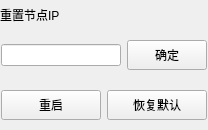
                <widget class="QWidget" name="widget_30" native="true">
                 <property name="minimumSize">
                  <size>
                   <width>0</width>
                   <height>130</height>
                  </size>
                 </property>
                 <layout class="QVBoxLayout" name="verticalLayout_7">
                  <property name="spacing">
                   <number>0</number>
                  </property>
                  <property name="leftMargin">
                   <number>0</number>
                  </property>
                  <property name="topMargin">
                   <number>0</number>
                  </property>
                  <property name="rightMargin">
                   <number>0</number>
                  </property>
                  <property name="bottomMargin">
                   <number>0</number>
                  </property>
                  <item>
                   <widget class="QWidget" name="widget_28" native="true">
                    <property name="minimumSize">
                     <size>
                      <width>0</width>
                      <height>30</height>
                     </size>
                    </property>
                    <property name="maximumSize">
                     <size>
                      <width>16777215</width>
                      <height>10000</height>
                     </size>
                    </property>
                    <layout class="QHBoxLayout" name="horizontalLayout_23">
                     <property name="spacing">
                      <number>0</number>
                     </property>
                     <property name="leftMargin">
                      <number>0</number>
                     </property>
                     <property name="topMargin">
                      <number>0</number>
                     </property>
                     <property name="rightMargin">
                      <number>0</number>
                     </property>
                     <property name="bottomMargin">
                      <number>0</number>
                     </property>
                     <item>
                      <widget class="QLabel" name="label_9">
                       <property name="styleSheet">
                        <string notr="true"/>
                       </property>
                       <property name="text">
                        <string>重置节点IP</string>
                       </property>
                      </widget>
                     </item>
                     <item>
                      <spacer name="horizontalSpacer_18">
                       <property name="orientation">
                        <enum>Qt::Horizontal</enum>
                       </property>
                       <property name="sizeHint" stdset="0">
                        <size>
                         <width>1</width>
                         <height>20</height>
                        </size>
                       </property>
                      </spacer>
                     </item>
                    </layout>
                   </widget>
                  </item>
                  <item>
                   <widget class="QWidget" name="widget_29" native="true">
                    <property name="minimumSize">
                     <size>
                      <width>0</width>
                      <height>100</height>
                     </size>
                    </property>
                    <layout class="QHBoxLayout" name="horizontalLayout_24">
                     <property name="spacing">
                      <number>0</number>
                     </property>
                     <property name="leftMargin">
                      <number>0</number>
                     </property>
                     <property name="topMargin">
                      <number>0</number>
                     </property>
                     <property name="rightMargin">
                      <number>0</number>
                     </property>
                     <property name="bottomMargin">
                      <number>0</number>
                     </property>
                     <item>
                      <spacer name="horizontalSpacer_19">
                       <property name="orientation">
                        <enum>Qt::Horizontal</enum>
                       </property>
                       <property name="sizeHint" stdset="0">
                        <size>
                         <width>1</width>
                         <height>20</height>
                        </size>
                       </property>
                      </spacer>
                     </item>
                     <item>
                      <widget class="QWidget" name="widget_5" native="true">
                       <property name="minimumSize">
                        <size>
                         <width>0</width>
                         <height>100</height>
                        </size>
                       </property>
                       <layout class="QVBoxLayout" name="verticalLayout">
                        <property name="spacing">
                         <number>0</number>
                        </property>
                        <property name="leftMargin">
                         <number>0</number>
                        </property>
                        <property name="topMargin">
                         <number>0</number>
                        </property>
                        <property name="rightMargin">
                         <number>0</number>
                        </property>
                        <property name="bottomMargin">
                         <number>0</number>
                        </property>
                        <item>
                         <widget class="QWidget" name="widget_7" native="true">
                          <property name="minimumSize">
                           <size>
                            <width>0</width>
                            <height>50</height>
                           </size>
                          </property>
                          <property name="maximumSize">
                           <size>
                            <width>16777215</width>
                            <height>1000</height>
                           </size>
                          </property>
                          <layout class="QHBoxLayout" name="horizontalLayout_5">
                           <property name="spacing">
                            <number>6</number>
                           </property>
                           <property name="leftMargin">
                            <number>0</number>
                           </property>
                           <property name="topMargin">
                            <number>0</number>
                           </property>
                           <property name="rightMargin">
                            <number>0</number>
                           </property>
                           <property name="bottomMargin">
                            <number>0</number>
                           </property>
                           <item>
                            <widget class="QLineEdit" name="lineEdit">
                             <property name="minimumSize">
                              <size>
                               <width>120</width>
                               <height>0</height>
                              </size>
                             </property>
                             <property name="contextMenuPolicy">
                              <enum>Qt::NoContextMenu</enum>
                             </property>
                             <property name="styleSheet">
                              <string notr="true"/>
                             </property>
                             <property name="alignment">
                              <set>Qt::AlignLeading|Qt::AlignLeft|Qt::AlignVCenter</set>
                             </property>
                            </widget>
                           </item>
                           <item>
                            <widget class="QPushButton" name="btn_setip">
                             <property name="minimumSize">
                              <size>
                               <width>0</width>
                               <height>30</height>
                              </size>
                             </property>
                             <property name="focusPolicy">
                              <enum>Qt::TabFocus</enum>
                             </property>
                             <property name="styleSheet">
                              <string notr="true"/>
                             </property>
                             <property name="text">
                              <string>确定</string>
                             </property>
                            </widget>
                           </item>
                          </layout>
                         </widget>
                        </item>
                        <item>
                         <widget class="QWidget" name="widget_8" native="true">
                          <property name="minimumSize">
                           <size>
                            <width>0</width>
                            <height>50</height>
                           </size>
                          </property>
                          <layout class="QHBoxLayout" name="horizontalLayout_6">
                           <property name="leftMargin">
                            <number>0</number>
                           </property>
                           <property name="topMargin">
                            <number>0</number>
                           </property>
                           <property name="rightMargin">
                            <number>0</number>
                           </property>
                           <property name="bottomMargin">
                            <number>0</number>
                           </property>
                           <item>
                            <widget class="QPushButton" name="btn_restart">
                             <property name="minimumSize">
                              <size>
                               <width>0</width>
                               <height>30</height>
                              </size>
                             </property>
                             <property name="focusPolicy">
                              <enum>Qt::TabFocus</enum>
                             </property>
                             <property name="styleSheet">
                              <string notr="true"/>
                             </property>
                             <property name="text">
                              <string>重启</string>
                             </property>
                            </widget>
                           </item>
                           <item>
                            <widget class="QPushButton" name="btn_recover">
                             <property name="minimumSize">
                              <size>
                               <width>0</width>
                               <height>30</height>
                              </size>
                             </property>
                             <property name="focusPolicy">
                              <enum>Qt::TabFocus</enum>
                             </property>
                             <property name="styleSheet">
                              <string notr="true"/>
                             </property>
                             <property name="text">
                              <string>恢复默认</string>
                             </property>
                            </widget>
                           </item>
                          </layout>
                         </widget>
                        </item>
                       </layout>
                      </widget>
                     </item>
                     <item>
                      <spacer name="horizontalSpacer_20">
                       <property name="orientation">
                        <enum>Qt::Horizontal</enum>
                       </property>
                       <property name="sizeHint" stdset="0">
                        <size>
                         <width>1</width>
                         <height>20</height>
                        </size>
                       </property>
                      </spacer>
                     </item>
                    </layout>
                   </widget>
                  </item>
                 </layout>
                </widget>
